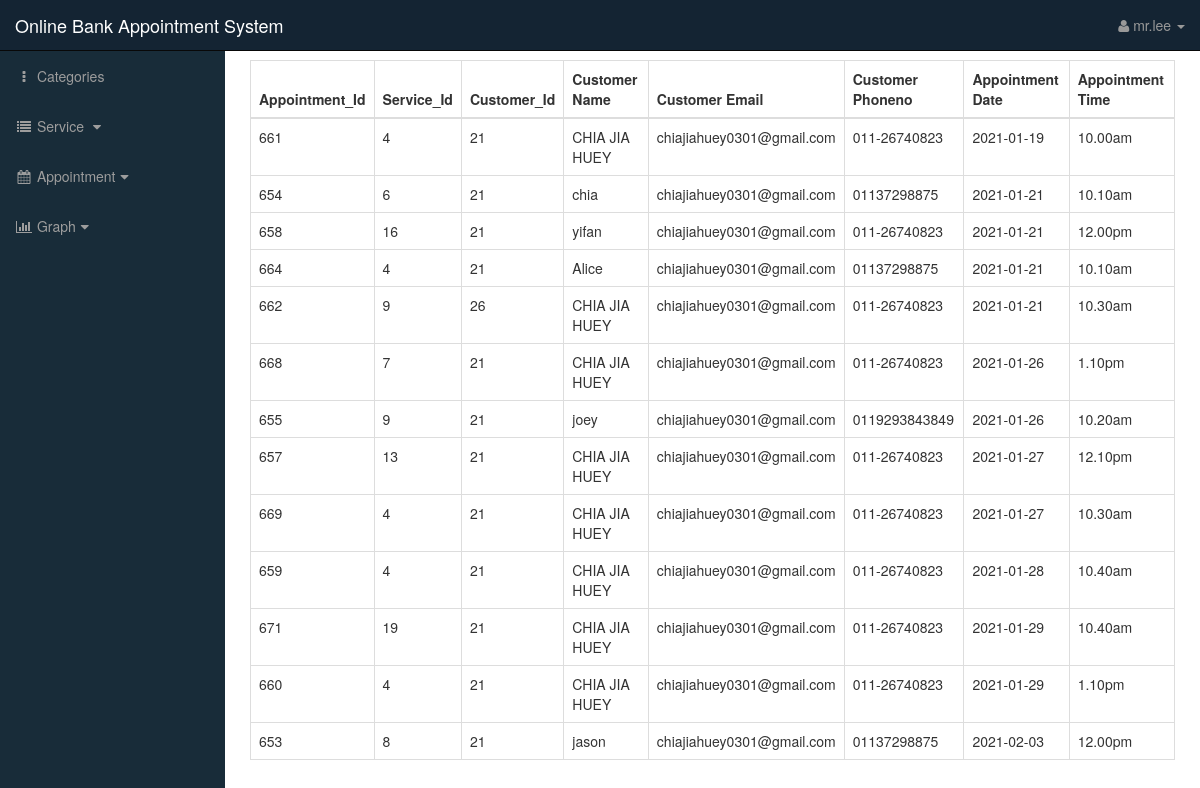
Screenshot of /admin/admin_appo_record1.php (signed in) with the database file from the repository.
### tables this page shows
CREATE TABLE `appointment` (
  `appointment_id` int(3) NOT NULL,
  `ser_id` int(3) NOT NULL,
  `cus_id` int(3) NOT NULL,
  `cus_name` varchar(255) NOT NULL,
  `cus_email` varchar(255) NOT NULL,
  `cus_phoneno` varchar(255) NOT NULL,
  `date` date NOT NULL,
  `time_list` varchar(10) NOT NULL
);

### admin/admin_appo_record1.php (the view)
<?php include"includes/admin_header.php"; ?>
    <div id="wrapper">
        <?php include"includes/admin_navigation.php"; ?>
        <div id="page-wrapper">
            <div class="container-fluid">
                <div class="row">
                    <div class="col-lg-12">
                        <table class="table table-bordered table-hover">
                                <thead>
                                    <tr>
                                        <th>Appointment_Id</th>
                                        <th>Service_Id</th>
                                        <th>Customer_Id</th>
                                        <th>Customer Name</th>
                                        <th>Customer Email</th>
                                        <th>Customer Phoneno</th>
                                        <th>Appointment Date</th>
										<th>Appointment Time</th>
                                    </tr>
                                </thead>
                                <tbody>
                                <?php
								    $query="SELECT * FROM appointment where appointment.date < CURDATE() ORDER BY appointment.date";
                                    $pick_all_appo = mysqli_query($connection ,$query);
                                        while($row = mysqli_fetch_assoc($pick_all_appo)) {
                                            $appointment_id = $row["appointment_id"];
                                            $ser_id = $row["ser_id"];
                                            $cus_id = $row["cus_id"];
											$cus_name = $row["cus_name"];
                                            $cus_email = $row["cus_email"];
                                            $cus_phoneno = $row["cus_phoneno"];
                                            $date = $row["date"];
                                            $time = $row["time_list"];
                                     ?>
                                    <tr>
                                        <td><?php echo $appointment_id ?></td>
                                        <td><?php echo $ser_id ?></td>
                                        <td><?php echo $cus_id?></td>
                                        <td><?php echo $cus_name?></td>
                                        <td><?php echo $cus_email?></td>
                                        <td><?php echo $cus_phoneno?></td>
                                        <td><?php echo $date ?></td>
                                        <td><?php echo $time ?></td>
								</tr>
                                    <?php } ?>
                                </tbody>
                            </table>
                    </div>
                </div>
            </div>
        </div>
</div>

### admin/includes/admin_header.php (shortened to what this page needs)
<!DOCTYPE html>
<html lang="en">
<head>
<link href="css/bootstrap.min.css" rel="stylesheet">
<link href="css/sb-admin.css" rel="stylesheet">
<link href="font-awesome/css/font-awesome.min.css" rel="stylesheet" type="text/css">
</head>

### admin/includes/admin_navigation.php (shortened to what this page needs)
   <nav class="navbar navbar-inverse navbar-fixed-top" role="navigation" style="background-color: #142433;">
       <div class="navbar-header">
           <a class="navbar-brand mx-auto" href="index.php" style="text-align:center;">Online Bank Appointment System</a>
       </div>
       <ul class="nav navbar-right top-nav">
           <li class="dropdown">
               <a href="#" class="dropdown-toggle" data-toggle="dropdown"><i class="fa fa-user"></i> <?php echo ($_SESSION['s_username']); ?> <b class="caret"></b></a>
           </li>
       </ul>
       <div class="collapse navbar-collapse navbar-ex1-collapse"  >
           <ul class="nav navbar-nav side-nav" >
                <li>
                   <a href="categories.php"><i class="fa fa-fw fa-ellipsis-v"></i> Categories</a>
               </li>
               <li>
                   <a href="javascript:;" data-toggle="collapse" data-target="#demo"><i class="fa fa-fw fa-list"></i> Service <i class="fa fa-fw fa-caret-down"></i></a>
               </li>
<li>
                   <a href="javascript:;" data-toggle="collapse" data-target="#order"><i class="fa fa-fw fa-calendar"></i> Appointment<i class="fa fa-fw fa-caret-down"></i></a>
               </li>
               <li>
                   <a href="javascript:;" data-toggle="collapse" data-target="#graph"><i class="fa fa-fw fa-bar-chart"></i> Graph<i class="fa fa-fw fa-caret-down"></i></a>
               </li>
           </ul>
       </div>
   </nav>

### admin/css/sb-admin.css (style rules this page uses)
#wrapper { padding-left: 25px; }
#page-wrapper { width: 100%; padding: 0; background-color: #fff; height: 100%; }
@media (min-width:740px) { #wrapper { padding-left: 225px; } }
@media (min-width:740px) { #page-wrapper { padding: 10px; } }
.top-nav { padding: 0 15px; }
.top-nav>li { display: inline-block; float: left; }
.top-nav>li>a { padding-top: 15px; padding-bottom: 15px; line-height: 20px; color: #999; }
@media (min-width:768px) { .side-nav { position: fixed; top: 51px; left: 225px; width: 225px; margin-left: -225px; border: none; border-radius: 0; overflow-y: auto; background-color: #182C39; height: 100%; } }
@media (min-width:768px) { .side-nav>li>a { width: 225px; } }

### rows the page displays
appointment: appointment_id "661", ser "4", cus "21", cus_name "CHIA JIA HUEY", cus_email "chiajiahuey0301@gmail.com", cus_phoneno "011-26740823", date "2021-01-19", time_list "10.00am"
appointment: appointment_id "654", ser "6", cus "21", cus_name "chia", cus_email "chiajiahuey0301@gmail.com", cus_phoneno "01137298875", date "2021-01-21", time_list "10.10am"
appointment: appointment_id "658", ser "16", cus "21", cus_name "yifan", cus_email "chiajiahuey0301@gmail.com", cus_phoneno "011-26740823", date "2021-01-21", time_list "12.00pm"
appointment: appointment_id "664", ser "4", cus "21", cus_name "Alice", cus_email "chiajiahuey0301@gmail.com", cus_phoneno "01137298875", date "2021-01-21", time_list "10.10am"
appointment: appointment_id "662", ser "9", cus "26", cus_name "CHIA JIA HUEY", cus_email "chiajiahuey0301@gmail.com", cus_phoneno "011-26740823", date "2021-01-21", time_list "10.30am"
appointment: appointment_id "668", ser "7", cus "21", cus_name "CHIA JIA HUEY", cus_email "chiajiahuey0301@gmail.com", cus_phoneno "011-26740823", date "2021-01-26", time_list "1.10pm"
appointment: appointment_id "655", ser "9", cus "21", cus_name "joey", cus_email "chiajiahuey0301@gmail.com", cus_phoneno "0119293843849", date "2021-01-26", time_list "10.20am"
appointment: appointment_id "657", ser "13", cus "21", cus_name "CHIA JIA HUEY", cus_email "chiajiahuey0301@gmail.com", cus_phoneno "011-26740823", date "2021-01-27", time_list "12.10pm"
appointment: appointment_id "669", ser "4", cus "21", cus_name "CHIA JIA HUEY", cus_email "chiajiahuey0301@gmail.com", cus_phoneno "011-26740823", date "2021-01-27", time_list "10.30am"
appointment: appointment_id "659", ser "4", cus "21", cus_name "CHIA JIA HUEY", cus_email "chiajiahuey0301@gmail.com", cus_phoneno "011-26740823", date "2021-01-28", time_list "10.40am"
appointment: appointment_id "671", ser "19", cus "21", cus_name "CHIA JIA HUEY", cus_email "chiajiahuey0301@gmail.com", cus_phoneno "011-26740823", date "2021-01-29", time_list "10.40am"
appointment: appointment_id "660", ser "4", cus "21", cus_name "CHIA JIA HUEY", cus_email "chiajiahuey0301@gmail.com", cus_phoneno "011-26740823", date "2021-01-29", time_list "1.10pm"
appointment: appointment_id "653", ser "8", cus "21", cus_name "jason", cus_email "chiajiahuey0301@gmail.com", cus_phoneno "01137298875", date "2021-02-03", time_list "12.00pm"

### other values shown
$_SESSION['s_username'] "mr.lee"
